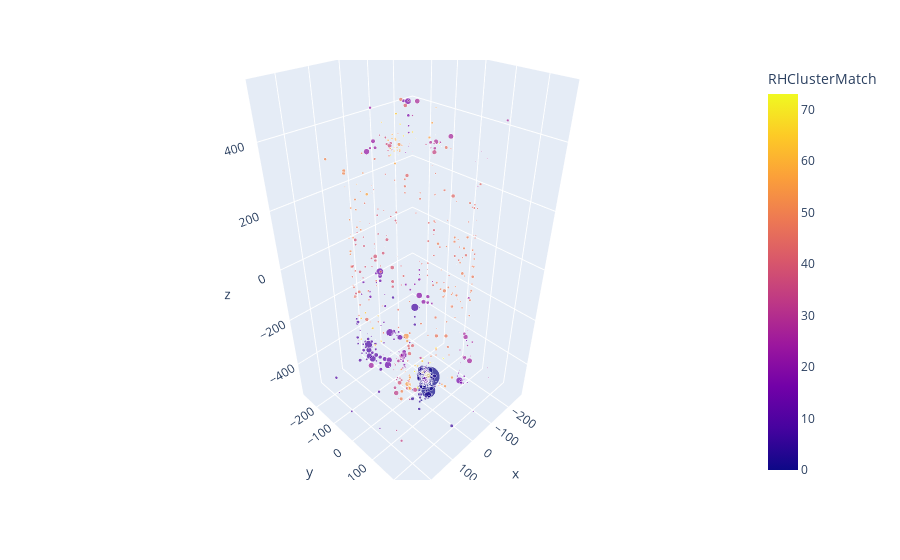

Source (notebook cell):
### Code cell
px.scatter_3d(flat_events[0], x='x', y='y', z='z', color='RHClusterMatch', size='energy')

### Figure 1 — Plotly figure (JSON) as saved in the notebook; plotly's stock layout.template omitted (floating-point values rounded to 4 significant figures; data arrays with more than 128 entries replaced by an {"elided": "..."} marker saying what was removed)
{"data": [{"hovertemplate": "x=%{x}<br>y=%{y}<br>z=%{z}<br>energy=%{marker.size}<br>RHClusterMatch=%{marker.color}<extra></extra>", "legendgroup": "", "marker": {"color": {"elided": "1075 int values"}, "coloraxis": "coloraxis", "size": {"elided": "1075 float values"}, "sizemode": "area", "sizeref": 0.08595, "symbol": "circle"}, "mode": "markers", "name": "", "scene": "scene", "showlegend": false, "type": "scatter3d", "x": {"elided": "1075 float values"}, "y": {"elided": "1075 float values"}, "z": {"elided": "1075 float values"}}], "layout": {"coloraxis": {"colorbar": {"title": {"text": "RHClusterMatch"}}, "colorscale": [[0, "#0d0887"], [0.1111, "#46039f"], [0.2222, "#7201a8"], [0.3333, "#9c179e"], [0.4444, "#bd3786"], [0.5556, "#d8576b"], [0.6667, "#ed7953"], [0.7778, "#fb9f3a"], [0.8889, "#fdca26"], [1, "#f0f921"]]}, "legend": {"itemsizing": "constant", "tracegroupgap": 0}, "margin": {"t": 60}, "scene": {"domain": {"x": [0, 1], "y": [0, 1]}, "xaxis": {"title": {"text": "x"}}, "yaxis": {"title": {"text": "y"}}, "zaxis": {"title": {"text": "z"}}}}}
